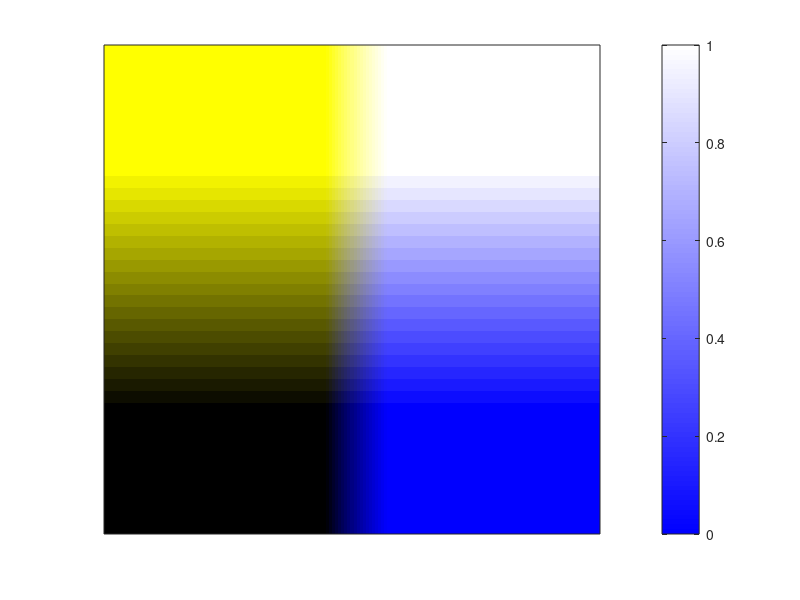

Write MATLAB code to recreate this figure. (Note: this script raises an error after producing the figure.)
% Comparaison des resultats obtenus pour les modèles SIRxSIS targeting
% testing vs combined testing

%% Parameters
close all; 
%clear all;
%beta1=3.44;beta2=1.71;gamma1=1.32;gamma2=0.13;s1=1;s2=1;mu=1.224; b=0.4; %s1=0.67;s2=0.42
%beta1=0.42;beta2=2.18;gamma1=0.37;gamma2=1.71;s1=1;s2=1;mu=0.03; b=0.03; %s1=0.67;s2=0.42
%Paris
mu = 1/35;
PHIV = 16.1/100*9/100;
%PHIV=10/100;
gamma1 = 1/2.7;
beta1 = mu./(mu./(gamma1+mu)-PHIV);
R1 = beta1/(gamma1+mu);
s1=1;
Pch = 5.3/100;
R2 = 1/(1-Pch);
gamma2 = 1/1.5;
beta2=R2*(gamma2+mu);
s2=1;
b=10;


%%
R1     = beta1/(gamma1+mu);
R2     = beta2/(gamma2+mu);
alpha1 = beta1/s1*(1-1/R1);
alpha2 = beta2/s2*(1-1/R2);
minalpha = min(alpha1,alpha2);
maxalpha = max(alpha1,alpha2);

c11 = -mu*(1-1/R1)/beta1; %c such that argmax U1 = alpha1
c10 = mu*(R1-1)/beta1; %c such that argmax U1 = 0
c22 = 1/R2-1; %c such that argmax U2 = alpha2
c20 = -c22; %c such that argmax U2 = 0

%vectors c1,c2 for the map
lowboundC1  = c11-(c10-c11)/2;
highboundC1 = c10+(c10-c11)/2;
lowboundC2  = c22-(c20-c22)/2;
highboundC2 = c20+(c20-c22)/2;
maxhighbound = max(highboundC1,highboundC2);
minlowbound = min(lowboundC1,lowboundC2);
c1 = minlowbound:(c10-c11)/20:maxhighbound;
c2 = minlowbound:(c20-c22)/20:maxhighbound;

[C1,C2] = meshgrid(c1,c2);

%% Plot 3D : gradient du rhomax1 and rhomax2 - SIRxSIS targeting testing

%gradient colors kJ:yellow and kB:blue as a function of rhohat1 (yellow) and rhohat2
%(blue)
kJ = (1-beta1/R1/s1*(sqrt(R1.*mu./(mu+beta1.*C1))-1)./alpha1).*(C1>=c11 & C1<c10) + (C1>=c10); %jaune pour C1
kB = (C2-c22)/(c20-c22).*(C2<c20 & C2>=c22) + (C2>=c20); %hatrho2 est lineaire
 
col(:,:,1) = kB; % red
col(:,:,2) = kB; % green
col(:,:,3) = kJ; % blue

%plot
figure()
h1 = axes ;
image(c1,c2,col)
set(h1,'YDir','normal'); %to make y axe sorted
hold on

%hatched region
% [a] = fill([c11,c11,highboundC1,highboundC1,lowboundC1,lowboundC1],[highboundC2,c22,c22,lowboundC2,lowboundC2,highboundC2],'w') %color has no purpose here
% hPatch1 = findobj(a, 'Type', 'patch');
% hh1 = hatchfill(hPatch1, 'single', -45, 10); 
% set(a, 'LineStyle', 'none') %remove outline
% set(hh1, 'Color', 0.4*[1,1,1]) %set color of the hatched region

%Remove axes tic
set(gca,'YTick',[]); %which will get rid of all the markings for the y axis
set(gca,'XTick',[]); %which will get rid of all the markings for the x axis

%colorbar for C2 (blue)
colorbar
cb1 = 1-[1:-0.01:0]'*[1,1,0] ;
colormap(cb1);
cb11 = colorbar;
cb11.Location = 'westoutside';
cb11.Label.String = '$\hat\rho_2$';
cb11.Label.Interpreter = 'latex';
cb11.XTickLabel = [{'$\rho_2\prime$'},{''},{''},{''},{''},{''},{''},{''},{''},{''},{'$0$'}];
set(cb11,'TickLabelInterpreter','latex')

%newcolorbar (for C1, yellow)
hold on

cb22 = newcolorbar('southoutside');
%plot(0,0)
cb2 = 1-[1:-0.01:0]'*[0,0,1] ;
colormap(gca,cb2);
cb22.Label.String = '$\hat\rho_1$';
cb22.Label.Interpreter = 'latex';
cb22.XTickLabel = [{'$\rho_1\prime$'},{''},{''},{''},{''},{''},{''},{''},{''},{''},{'$0$'}];
set(cb22,'TickLabelInterpreter','latex')

hold on

plot([lowboundC1,highboundC1],[c20,c20], 'Color',0.85*[1,1,1],'LineStyle','--')%c20
plot([lowboundC1,highboundC1],[c22,c22], 'Color',0.85*[1,1,1],'LineStyle','--')%c22
plot([c11,c11],[lowboundC2,highboundC2], 'Color',0.85*[1,1,1],'LineStyle','--')%c11
plot([c10,c10],[lowboundC2,highboundC2], 'Color',0.85*[1,1,1],'LineStyle','--')%c10

%Zones
text((highboundC1+c10)/2,(highboundC2+c20)/2,'$(0,0)$', 'HorizontalAlignment', 'center', 'Interpreter', 'latex')
text((lowboundC1+c11)/2,(lowboundC2+c22)/2,'$(\rho_1\prime,\rho_2\prime)$', 'HorizontalAlignment', 'center', 'Interpreter', 'latex','Color','w')

text((highboundC1+c10)/2,(lowboundC2+c22)/2,'$(0,\rho_2\prime)$', 'HorizontalAlignment', 'center','VerticalAlignment', 'middle', 'Interpreter', 'latex','Color','w')
text((lowboundC1+c11)/2, (highboundC2+c20)/2,'$(\rho_1\prime,0)$', 'HorizontalAlignment', 'center', 'Interpreter', 'latex')

%labels sur les axes
ex = (highboundC1-lowboundC1)/25;
ey = (highboundC2-lowboundC2)/25;
text(c11, lowboundC2-ey,'$c_{1}^1$', 'HorizontalAlignment', 'center', 'Interpreter', 'latex')
text(c10, lowboundC2-ey,'$c_{0}^1$', 'HorizontalAlignment', 'center', 'Interpreter', 'latex')
text(lowboundC1-ex, c22,'$c_{2}^2$', 'HorizontalAlignment', 'center', 'Interpreter', 'latex')
text(lowboundC1-ex, c20,'$c_{0}^2$', 'HorizontalAlignment', 'center', 'Interpreter', 'latex')

xlim([lowboundC1,highboundC1])
ylim([lowboundC2,highboundC2])
axis off

title([{'$\hat\rho(c)$'},...
            {['$\beta_1$=',num2str(beta1), ' $\beta_2$=',num2str(beta2),' $\gamma_1(0)$=',num2str(round(gamma1,2)),' $\gamma_2(0)$=',...
            num2str(round(gamma2,2)), ' $s_1$=', num2str(s1),' $s_2$=', num2str(s2), ' $\mu$=', num2str(mu), ' $\pi$=',  num2str(b)]},...
            {[' $\mathtt R_1(0)$=' num2str(round(R1,2)), ' $\mathtt R_2(0)=$' num2str(round(R2,2)),...
            ' $\rho_1\prime$=' num2str(round(alpha1,2)),' $\rho_2\prime$=' num2str(round(alpha2,2)),...
             ' $c_0^1$=', num2str(round(c10,2)),' $c_1^1$=', num2str(round(c11,2)),...
             ' $c_0^2$=', num2str(round(c20,2)),' $c_2^2$=', num2str(round(c22,2))...
            ]}],...
            'Interpreter','latex')
hold off
%% Plot 3D : gradient du rhomax - SIRxSIS combined testing
%C = max(C1,C2);
%C=C1+C2;
%C = min(C1,C2)
C=C1/2+C2/2;
%cost thresholds for U12
c121 = (beta1*((gamma1 + mu)/beta1 - 1)*(s2/beta2 - (mu*(beta1/(gamma1 + mu - beta1*((gamma1 + mu)/beta1 - 1)) - 1)*((s2 - s1*s2)/beta1 + ((s2 - (beta1*mu*s1)/(gamma1 + mu - beta1*((gamma1 + mu)/beta1 - 1))^2)*(gamma1 + mu - beta1*((gamma1 + mu)/beta1 - 1)))/(beta1*(beta2 + mu*(beta1/(gamma1 + mu - beta1*((gamma1 + mu)/beta1 - 1)) - 1))) + (s1*(gamma2 + mu + mu*(beta1/(gamma1 + mu - beta1*((gamma1 + mu)/beta1 - 1)) - 1) - (beta1*s2*((gamma1 + mu)/beta1 - 1))/s1))/(beta1*(beta2 + mu*(beta1/(gamma1 + mu - beta1*((gamma1 + mu)/beta1 - 1)) - 1))) + (mu*s1*(gamma2 + mu + mu*(beta1/(gamma1 + mu - beta1*((gamma1 + mu)/beta1 - 1)) - 1) - (beta1*s2*((gamma1 + mu)/beta1 - 1))/s1))/((beta2 + mu*(beta1/(gamma1 + mu - beta1*((gamma1 + mu)/beta1 - 1)) - 1))^2*(gamma1 + mu - beta1*((gamma1 + mu)/beta1 - 1)))))/(beta2 + gamma1 - beta1*((gamma1 + mu)/beta1 - 1) + beta1*s2*((gamma1 + mu)/beta1 - 1)) + (mu*(s1 - s1*s2)*(beta1/(gamma1 + mu - beta1*((gamma1 + mu)/beta1 - 1)) - 1)*((gamma2 + beta1*s2*((gamma1 + mu)/beta1 - 1) - (beta1*s2*((gamma1 + mu)/beta1 - 1))/s1)/beta1 + ((gamma1 + mu - beta1*((gamma1 + mu)/beta1 - 1))*(gamma2 + mu + mu*(beta1/(gamma1 + mu - beta1*((gamma1 + mu)/beta1 - 1)) - 1) - (beta1*s2*((gamma1 + mu)/beta1 - 1))/s1))/(beta1*(beta2 + mu*(beta1/(gamma1 + mu - beta1*((gamma1 + mu)/beta1 - 1)) - 1)))))/(beta2 + gamma1 - beta1*((gamma1 + mu)/beta1 - 1) + beta1*s2*((gamma1 + mu)/beta1 - 1))^2 + (beta1*mu*s1*((gamma2 + beta1*s2*((gamma1 + mu)/beta1 - 1) - (beta1*s2*((gamma1 + mu)/beta1 - 1))/s1)/beta1 + ((gamma1 + mu - beta1*((gamma1 + mu)/beta1 - 1))*(gamma2 + mu + mu*(beta1/(gamma1 + mu - beta1*((gamma1 + mu)/beta1 - 1)) - 1) - (beta1*s2*((gamma1 + mu)/beta1 - 1))/s1))/(beta1*(beta2 + mu*(beta1/(gamma1 + mu - beta1*((gamma1 + mu)/beta1 - 1)) - 1)))))/((gamma1 + mu - beta1*((gamma1 + mu)/beta1 - 1))^2*(beta2 + gamma1 - beta1*((gamma1 + mu)/beta1 - 1) + beta1*s2*((gamma1 + mu)/beta1 - 1)))))/s1 - (gamma2 + mu - (beta1*s2*((gamma1 + mu)/beta1 - 1))/s1)/beta2 + (mu*(beta1/(gamma1 + mu - beta1*((gamma1 + mu)/beta1 - 1)) - 1)*((gamma2 + beta1*s2*((gamma1 + mu)/beta1 - 1) - (beta1*s2*((gamma1 + mu)/beta1 - 1))/s1)/beta1 + ((gamma1 + mu - beta1*((gamma1 + mu)/beta1 - 1))*(gamma2 + mu + mu*(beta1/(gamma1 + mu - beta1*((gamma1 + mu)/beta1 - 1)) - 1) - (beta1*s2*((gamma1 + mu)/beta1 - 1))/s1))/(beta1*(beta2 + mu*(beta1/(gamma1 + mu - beta1*((gamma1 + mu)/beta1 - 1)) - 1)))))/(beta2 + gamma1 - beta1*((gamma1 + mu)/beta1 - 1) + beta1*s2*((gamma1 + mu)/beta1 - 1)) + 1;
c122 = (mu*((gamma2 - beta2*((gamma2 + mu)/beta2 - 1) + beta2*s1*((gamma2 + mu)/beta2 - 1))/beta1 + ((gamma1 + mu - (beta2*s1*((gamma2 + mu)/beta2 - 1))/s2)*(gamma2 + mu + mu*(beta1/(gamma1 + mu - (beta2*s1*((gamma2 + mu)/beta2 - 1))/s2) - 1) - beta2*((gamma2 + mu)/beta2 - 1)))/(beta1*(beta2 + mu*(beta1/(gamma1 + mu - (beta2*s1*((gamma2 + mu)/beta2 - 1))/s2) - 1))))*(beta1/(gamma1 + mu - (beta2*s1*((gamma2 + mu)/beta2 - 1))/s2) - 1))/(beta2 + gamma1 + beta2*s1*((gamma2 + mu)/beta2 - 1) - (beta2*s1*((gamma2 + mu)/beta2 - 1))/s2) - (gamma2 + mu - beta2*((gamma2 + mu)/beta2 - 1))/beta2 + (beta2*((gamma2 + mu)/beta2 - 1)*(s2/beta2 - (mu*(beta1/(gamma1 + mu - (beta2*s1*((gamma2 + mu)/beta2 - 1))/s2) - 1)*((s2 - s1*s2)/beta1 + ((s2 - (beta1*mu*s1)/(gamma1 + mu - (beta2*s1*((gamma2 + mu)/beta2 - 1))/s2)^2)*(gamma1 + mu - (beta2*s1*((gamma2 + mu)/beta2 - 1))/s2))/(beta1*(beta2 + mu*(beta1/(gamma1 + mu - (beta2*s1*((gamma2 + mu)/beta2 - 1))/s2) - 1))) + (s1*(gamma2 + mu + mu*(beta1/(gamma1 + mu - (beta2*s1*((gamma2 + mu)/beta2 - 1))/s2) - 1) - beta2*((gamma2 + mu)/beta2 - 1)))/(beta1*(beta2 + mu*(beta1/(gamma1 + mu - (beta2*s1*((gamma2 + mu)/beta2 - 1))/s2) - 1))) + (mu*s1*(gamma2 + mu + mu*(beta1/(gamma1 + mu - (beta2*s1*((gamma2 + mu)/beta2 - 1))/s2) - 1) - beta2*((gamma2 + mu)/beta2 - 1)))/((beta2 + mu*(beta1/(gamma1 + mu - (beta2*s1*((gamma2 + mu)/beta2 - 1))/s2) - 1))^2*(gamma1 + mu - (beta2*s1*((gamma2 + mu)/beta2 - 1))/s2))))/(beta2 + gamma1 + beta2*s1*((gamma2 + mu)/beta2 - 1) - (beta2*s1*((gamma2 + mu)/beta2 - 1))/s2) + (mu*((gamma2 - beta2*((gamma2 + mu)/beta2 - 1) + beta2*s1*((gamma2 + mu)/beta2 - 1))/beta1 + ((gamma1 + mu - (beta2*s1*((gamma2 + mu)/beta2 - 1))/s2)*(gamma2 + mu + mu*(beta1/(gamma1 + mu - (beta2*s1*((gamma2 + mu)/beta2 - 1))/s2) - 1) - beta2*((gamma2 + mu)/beta2 - 1)))/(beta1*(beta2 + mu*(beta1/(gamma1 + mu - (beta2*s1*((gamma2 + mu)/beta2 - 1))/s2) - 1))))*(s1 - s1*s2)*(beta1/(gamma1 + mu - (beta2*s1*((gamma2 + mu)/beta2 - 1))/s2) - 1))/(beta2 + gamma1 + beta2*s1*((gamma2 + mu)/beta2 - 1) - (beta2*s1*((gamma2 + mu)/beta2 - 1))/s2)^2 + (beta1*mu*s1*((gamma2 - beta2*((gamma2 + mu)/beta2 - 1) + beta2*s1*((gamma2 + mu)/beta2 - 1))/beta1 + ((gamma1 + mu - (beta2*s1*((gamma2 + mu)/beta2 - 1))/s2)*(gamma2 + mu + mu*(beta1/(gamma1 + mu - (beta2*s1*((gamma2 + mu)/beta2 - 1))/s2) - 1) - beta2*((gamma2 + mu)/beta2 - 1)))/(beta1*(beta2 + mu*(beta1/(gamma1 + mu - (beta2*s1*((gamma2 + mu)/beta2 - 1))/s2) - 1)))))/((gamma1 + mu - (beta2*s1*((gamma2 + mu)/beta2 - 1))/s2)^2*(beta2 + gamma1 + beta2*s1*((gamma2 + mu)/beta2 - 1) - (beta2*s1*((gamma2 + mu)/beta2 - 1))/s2))))/s2 + 1;
P20  = 1-1./R2; lambda10 = mu*(R1-1); i1ES120 = lambda10./(beta2+gamma1)*(gamma2/beta1+(lambda10+gamma2+mu)/R1/(lambda10+beta2)); P120 = P20 + i1ES120;
c120 = P120;

%cost thresholds (c11,c10,c22,c20) for U1 and U2 :already defined in preamble

rhomax1 = (beta1./(R1*s1).*(sqrt(R1*mu./(mu+beta1*C))-1)).*(C>c11 & C<c10) + alpha1*(C<=c11);
rhomax2 = beta2./(2*s2).*(1-1./R2-C).*(C>c22 & C<c20) + alpha2*(C<=c22);
if(alpha1<alpha2)
    %then argmaxU = rhomax12 or rhomax2 when c>c22
    MAT = (C>c121 & C<c120);
    
    %methode bourrin où on recalcule le max pour chaque C (alors qu'avec la
    %fonction max, il y a bcp de doublons)
    RHOMAX12_2 = double(MAT); %dans cette matrice, on stocke le max entre rho2 et rho12
    [ni,nj]    = size(C); 

    for i=1:ni
        for j=1:nj
            if (MAT(i,j)~=0) %i.e. C est trop grand ou trop petit, rhohat=0 ou alpha1
                cij = C(i,j);
                rhomax2ij = rhomax2(i,j);
                U2max  = rhomax2ij*(1-(gamma2+mu+s2*rhomax2ij)/beta2-cij); %maxU1, i.e. U1 en hatrho1
                fun12 = @(rho) U12_SIRSIS7(rho,beta1,beta2,gamma1,gamma2,s1,s2,b,mu,cij); %-U12
                rhomax12ij = fmincon(fun12,minalpha);
                U12max = -U12_SIRSIS7(rhomax12ij,beta1,beta2,gamma1,gamma2,s1,s2,b,mu,cij);
                if(U2max<U12max && rhomax2ij~=alpha2)
                    RHOMAX12_2(i,j) = rhomax12ij;
                else
                    RHOMAX12_2(i,j) = rhomax2ij;
                end
            end 
        end
    end
    RHOMAX = 0.*(C>=c120) + RHOMAX12_2.*(C>c121 & C<c120) + rhomax2.*(C<=c121);
else %if alpha2<=alpha1
    %then argmaxU = rhomax12 or rhomax1 when c>c11
    MAT = (C>c122 & C<c120);

    RHOMAX12_1 = double(MAT); %dans cette matrice, on stocke le max entre rho2 et rho12
    [ni,nj]    = size(C); 

    for i=1:ni
        for j=1:nj
            if (MAT(i,j)~=0) %i.e. C est trop grand ou trop petit, rhohat=0 ou alpha1
                cij = C(i,j);
                rhomax1ij = rhomax1(i,j);
                U1max  = rhomax1ij*(mu/beta1*(beta1/(gamma1+s1*rhomax1ij+mu)-1)-cij); %maxU1, i.e. U1 en hatrho1
                fun12 = @(rho) U12_SIRSIS7(rho,beta1,beta2,gamma1,gamma2,s1,s2,b,mu,cij); %-U12
                rhomax12ij = fmincon(fun12,minalpha);
                U12max = -U12_SIRSIS7(rhomax12ij,beta1,beta2,gamma1,gamma2,s1,s2,b,mu,cij);
                if(U1max<U12max && rhomax1ij~=alpha1)
                    RHOMAX12_1(i,j) = rhomax12ij;
                else
                    RHOMAX12_1(i,j) = rhomax1ij;
                end
            end 
        end
    end
    RHOMAX = 0.*(C>=c120) + RHOMAX12_1.*(C>c122 & C<c120) + rhomax1.*(C<=c122);
end
%% green plot
% %facteur de reduction de couleur
% epsilon = 1;
% kG = epsilon*RHOMAX./maxalpha;%smooth color
% col(:,:,1) = 0; % red
% col(:,:,2) = (1-kG); % green %mettre à 1 pour du vert
% col(:,:,3) = 0; % blue
% 
% figure
% h1 = axes ;
% image(c1,c2,col)
% set(h1,'YDir','normal'); %to make y axe sorted
% hold on
% 
% %colorbar
% colorbar
% %cb1 = 1-[0.6:-0.01:0]'*[1,0,1] ; %green
% cb1 = 1-[1*epsilon:-0.01:0]'*[1,1,1] ;
% colormap(cb1);
% cb11 = colorbar;
% cb11.Location = 'westoutside';
% cb11.Label.String = '$\hat\rho_2$';
% cb11.Label.Interpreter = 'latex';
% cb11.XTickLabel = [{'$\rho_2\prime$'},{''},{''},{''},{''},{''},{''},{''},{''},{''},{'$0$'}];
% set(cb11,'TickLabelInterpreter','latex')
% 
% plot([minlowbound,maxhighbound],[minlowbound,maxhighbound],'k-')

%% manually - colorful plot

%creating colorbar map, such that there is gradient of blue (disease 2) and
%yellow (disease 1);
kJ = subdivisedColormap([[1.,1.,1.];[1,1,0]],round(min(alpha1/alpha2,1)*100,0),'lin'); %jaune pour C1
kB = subdivisedColormap([[1.,1.,1.];[0,0,1]],round(min(alpha2/alpha1,1)*100,0),'lin'); 

if(alpha1<alpha2)
    KJ =[kJ;ones(1,size(kB,1)-size(kJ,1))'*[1,1,0]];
    mapJB = 1-((1-kB) + (1-KJ));
end

figure()
s = surf(C1,C2,RHOMAX);
%s=contourf(C1,C2,RHOMAX)
%map1 = subdivisedColormap([[1,1,1];[0.,0.5,0.];[0.,0.,0.]],10); %green colorbar

colormap(mapJB)
colorbar('Direction','reverse')
%colormap(flipud(parula))
s.EdgeColor = 'none';
s.FaceColor = 'interp';
cb2 = colorbar;

cb2.Label.Interpreter = 'latex';
cb2.Label.String = '$\hat\rho$';
set(cb2,'YTick',[0,alpha1,alpha2],'YTickLabel',{'0','$\rho_1\prime$','$\rho_2\prime$'},'TickLabelInterpreter','latex')

hold on;

%plot3([minlowbound,maxhighbound],[minlowbound,maxhighbound],[maxalpha,maxalpha],'k-')

%labels sur les axes
ex = (maxhighbound-minlowbound)/25;
ey = (maxhighbound-minlowbound)/25;
text(c11, minlowbound-ey,'$c_{1}^1$', 'HorizontalAlignment', 'center', 'Interpreter', 'latex')
text(c10, minlowbound-ey,'$c_{0}^1$', 'HorizontalAlignment', 'center', 'Interpreter', 'latex')
text(0, minlowbound-ey,'$0$', 'HorizontalAlignment', 'center', 'Interpreter', 'latex')
text(c120, minlowbound-ey,'$c_0^{12}$', 'HorizontalAlignment', 'center', 'Interpreter', 'latex')
text(c121, minlowbound-ey,'$c_1^{12}$', 'HorizontalAlignment', 'center', 'Interpreter', 'latex')
text(c122, minlowbound-ey,'$c_2^{12}$', 'HorizontalAlignment', 'center', 'Interpreter', 'latex')

text(minlowbound-ex, c22,'$c_{2}^2$', 'HorizontalAlignment', 'center', 'Interpreter', 'latex')
text(minlowbound-ex, c20,'$c_{0}^2$', 'HorizontalAlignment', 'center', 'Interpreter', 'latex')
text(minlowbound-ex, 0,'$0$', 'HorizontalAlignment', 'center', 'Interpreter', 'latex')
text(minlowbound-ex, c120,'$c_0^{12}$', 'HorizontalAlignment', 'center', 'Interpreter', 'latex')
text(minlowbound-ex, c121,'$c_1^{12}$', 'HorizontalAlignment', 'center', 'Interpreter', 'latex')
text(minlowbound-ex, c122,'$c_2^{12}$', 'HorizontalAlignment', 'center', 'Interpreter', 'latex')


xlim([minlowbound,maxhighbound])
ylim([minlowbound,maxhighbound])
axis off

title([{'$\hat\rho(c)$'},...
            {['$\beta_1$=',num2str(round(beta1,2)), ' $\beta_2$=',num2str(round(beta2,2)),' $\gamma_1(0)$=',num2str(round(gamma1,2)),' $\gamma_2(0)$=',...
            num2str(round(gamma2,2)), ' $s_1$=', num2str(s1),' $s_2$=', num2str(s2), ' $\mu$=', num2str(round(mu,2)), ' $\pi$=',  num2str(round(b,2)),...
            ' $\mathtt R_1(0)$=' num2str(round(R1,2)), ' $\mathtt R_2(0)=$' num2str(round(R2,2))]},...
            {[' $\rho_1\prime$=' num2str(round(alpha1,2)),' $\rho_2\prime$=' num2str(round(alpha2,2)),...
            ' $c_0^1$=', num2str(round(c10,2)),' $c_1^1$=', num2str(round(c11,2)),...
             ' $c_0^2$=', num2str(round(c20,2)),' $c_2^2$=', num2str(round(c22,2)),...
             ' $c_0^{12}$=', num2str(round(c120,2)),' $c_1^{12}$=', num2str(round(c121,2)),' $c_2^{12}$=', num2str(round(c122,2)),' $c_s$=', num2str(round(cswitch,2))...
            ]}],...
            'Interpreter','latex')


%text((minlowbound+c11)/2,(minlowbound+c11)/2, alpha1, '$\rho_1\prime$','FontSize',20,'HorizontalAlignment', 'center', 'Interpreter', 'latex', 'Color','w')
text((maxhighbound+c120)/2,(maxhighbound+c120)/2, maxalpha, '$0$', 'FontSize',20,'HorizontalAlignment', 'center', 'Interpreter', 'latex')

%% for c=max(c1,c2) (case alpha1<alpha2)
%let's find the cost c such that argmaxU = rho2'
ic = sum(RHOMAX(1,:)==alpha2);
calpha2 = c1(ic);
%let's find the cost c such that argmaxU = rho1'
ic1 = sum(RHOMAX(1,:)>alpha1);
calpha1 = c1(ic1);

%Zones 
text((minlowbound+calpha2)/2,(minlowbound+calpha2)/2, alpha2, '$\rho_2\prime$','FontSize',20,'HorizontalAlignment', 'center', 'Interpreter', 'latex', 'Color','w')
text((0+c22)/1.4,(0+c22)/1.4, alpha2, '$\hat\rho_2$','FontSize',18,'HorizontalAlignment', 'center', 'Interpreter', 'latex', 'Color','w')
text((0+c120)/2,(0+c120)/2, alpha2, '$\hat\rho_{12}$','FontSize',18,'HorizontalAlignment', 'center', 'Interpreter', 'latex')

%zone 0
plot3(c120*ones(1,100), linspace(minlowbound,c120,100), zeros(1,100)+maxalpha*0.01,'--k')
plot3(linspace(minlowbound,c120,100), c120*ones(1,100),zeros(1,100)+maxalpha*0.01,'--k')

%zones maxalpha
c12min = min(c121,c122);
%plot3(c12min*ones(1,100), linspace(minlowbound,c12min,100), maxalpha*1.01*ones(1,100),':w')
%plot3(linspace(minlowbound,c12min,100), c12min*ones(1,100), maxalpha*1.01*ones(1,100),':w')

plot3(calpha2*ones(1,100), linspace(minlowbound,calpha2,100), maxalpha*1.01*ones(1,100),'--w')
plot3(linspace(minlowbound,calpha2,100), calpha2*ones(1,100), maxalpha*1.01*ones(1,100),'--w')

%line where rhohat=rho1'
plot3(linspace(minlowbound,calpha1,100), calpha1*ones(1,100), maxalpha*1.01*ones(1,100),'-k')
plot3(calpha1*ones(1,100), linspace(minlowbound,calpha1,100), maxalpha*1.01*ones(1,100),'-k')


%% for c=c1+c2 (case alpha1<alpha2)
%let's find the cost c such that argmaxU = rho2'
ic = sum(RHOMAX(1,:)==alpha2);
calpha2 = c1(ic)+c2(1);
icbis = sum(RHOMAX(:,1)==alpha2);
text((minlowbound+calpha2)/2,(minlowbound+calpha2)/2, alpha2, '$\rho_2\prime$','FontSize',20,'HorizontalAlignment', 'center', 'Interpreter', 'latex', 'Color','w')
plot3([c1(ic),c2(1)],[c2(1),c2(icbis)],[alpha2,alpha2],'--w')

%zone 0
plot3([c120-c2(end),c1(end)],[c2(end),c120-c1(end)],[alpha2*0.01,alpha2*0.01],'--k')

%argmaxU=rho1'
plot3([c121-c2(end),c1(end)],[c2(end),c121-c1(end)],[alpha1,alpha1],'-k')


%% autre representations
s1=surf(C1(1:28,1:23),C2(1:28,1:23),RHOMAX(1:28,1:23));
s2=surf(C1(29:60,24:60),C2(29:60,24:60),RHOMAX(29:60,24:60));
s3=surf(C1(1:28,24:60),C2(1:28,24:60),RHOMAX(1:28,24:60));
s4=surf(C1(29:60,1:23),C2(29:60,1:23),RHOMAX(29:60,1:23));

RHOMAX2=RHOMAX;
RHOMAX2(C>c122 & C<c120)=NaN;
figure
s5 = surf(C1,C2,RHOMAX2);
